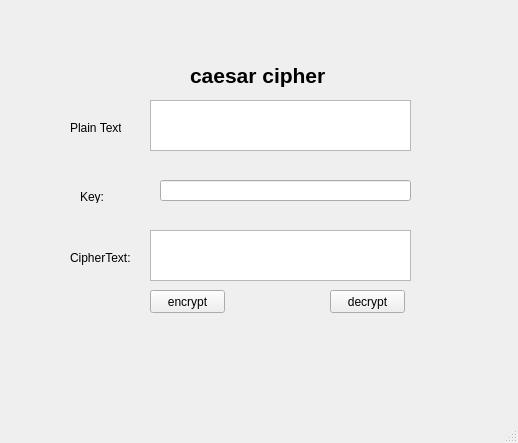
<?xml version="1.0" encoding="UTF-8"?>
<ui version="4.0">
 <class>MainWindow</class>
 <widget class="QMainWindow" name="MainWindow">
  <property name="geometry">
   <rect>
    <x>0</x>
    <y>0</y>
    <width>518</width>
    <height>443</height>
   </rect>
  </property>
  <property name="windowTitle">
   <string>MainWindow</string>
  </property>
  <widget class="QWidget" name="centralwidget">
   <widget class="QLabel" name="label">
    <property name="geometry">
     <rect>
      <x>190</x>
      <y>60</y>
      <width>141</width>
      <height>31</height>
     </rect>
    </property>
    <property name="font">
     <font>
      <pointsize>16</pointsize>
      <weight>75</weight>
      <bold>true</bold>
     </font>
    </property>
    <property name="text">
     <string>caesar cipher</string>
    </property>
   </widget>
   <widget class="QLabel" name="label_2">
    <property name="geometry">
     <rect>
      <x>70</x>
      <y>120</y>
      <width>51</width>
      <height>16</height>
     </rect>
    </property>
    <property name="text">
     <string>Plain Text:</string>
    </property>
   </widget>
   <widget class="QLabel" name="label_3">
    <property name="geometry">
     <rect>
      <x>80</x>
      <y>190</y>
      <width>47</width>
      <height>13</height>
     </rect>
    </property>
    <property name="text">
     <string>Key:</string>
    </property>
   </widget>
   <widget class="QLabel" name="label_4">
    <property name="geometry">
     <rect>
      <x>70</x>
      <y>250</y>
      <width>61</width>
      <height>16</height>
     </rect>
    </property>
    <property name="text">
     <string>CipherText:</string>
    </property>
   </widget>
   <widget class="QTextEdit" name="txtcipher">
    <property name="geometry">
     <rect>
      <x>150</x>
      <y>230</y>
      <width>261</width>
      <height>51</height>
     </rect>
    </property>
   </widget>
   <widget class="QPushButton" name="btn_en">
    <property name="geometry">
     <rect>
      <x>150</x>
      <y>290</y>
      <width>75</width>
      <height>23</height>
     </rect>
    </property>
    <property name="text">
     <string>encrypt</string>
    </property>
   </widget>
   <widget class="QPushButton" name="btn_de">
    <property name="geometry">
     <rect>
      <x>330</x>
      <y>290</y>
      <width>75</width>
      <height>23</height>
     </rect>
    </property>
    <property name="text">
     <string>decrypt</string>
    </property>
   </widget>
   <widget class="QPlainTextEdit" name="txt_plain">
    <property name="geometry">
     <rect>
      <x>150</x>
      <y>100</y>
      <width>261</width>
      <height>51</height>
     </rect>
    </property>
   </widget>
   <widget class="QLineEdit" name="txt_key">
    <property name="geometry">
     <rect>
      <x>160</x>
      <y>180</y>
      <width>251</width>
      <height>21</height>
     </rect>
    </property>
   </widget>
  </widget>
  <widget class="QMenuBar" name="menubar">
   <property name="geometry">
    <rect>
     <x>0</x>
     <y>0</y>
     <width>518</width>
     <height>21</height>
    </rect>
   </property>
  </widget>
  <widget class="QStatusBar" name="statusbar"/>
 </widget>
 <resources/>
 <connections/>
</ui>
